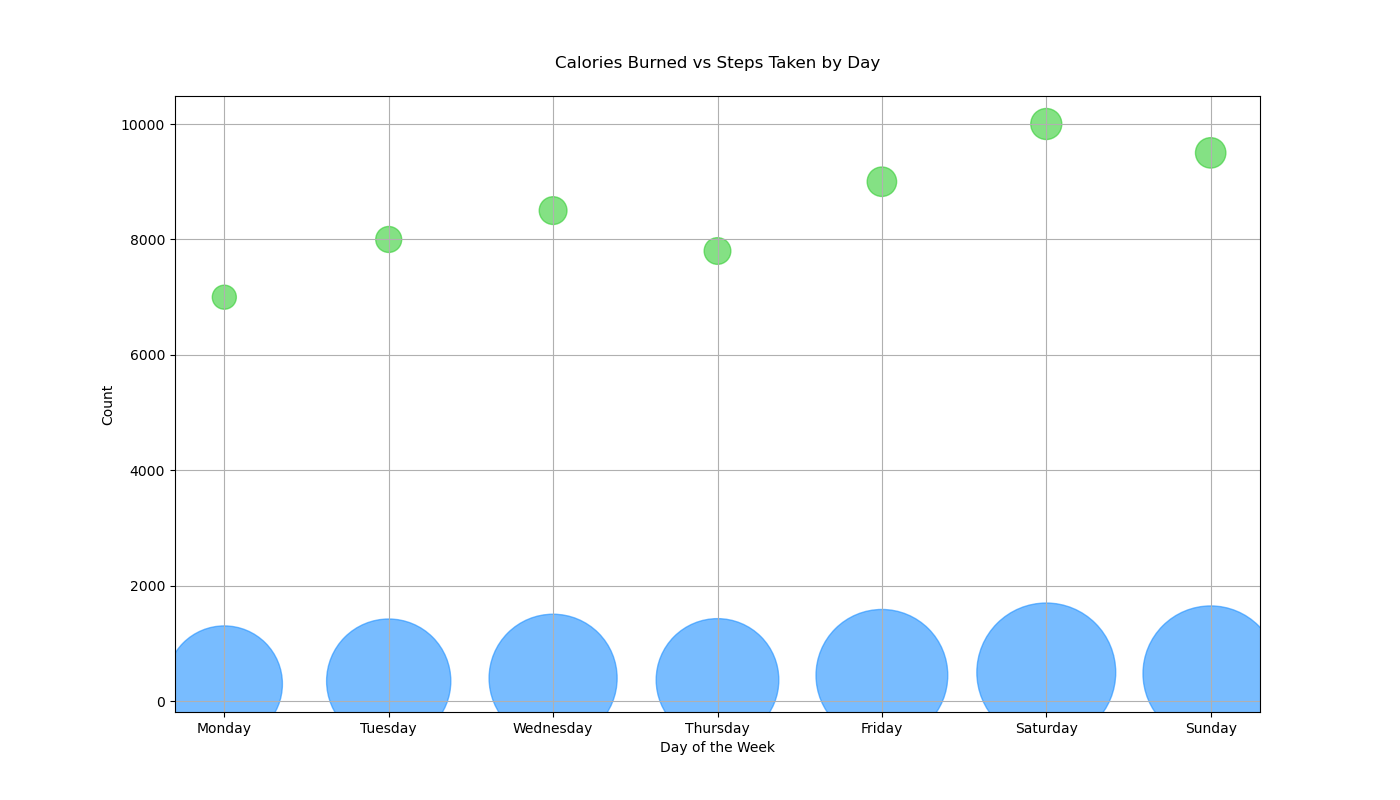

Write Python code to recreate this figure.

import matplotlib.pyplot as plt

# Data points
days = ["Monday", "Tuesday", "Wednesday", "Thursday", "Friday", "Saturday", "Sunday"]
calories_burned = [300, 350, 400, 370, 450, 500, 480]
steps_taken = [7000, 8000, 8500, 7800, 9000, 10000, 9500]

# Mapped days to x-axis numerical values to plot
day_mapping = {day: i for i, day in enumerate(days)}
day_indices = [day_mapping[day] for day in days]

# Scatterplot
plt.figure(figsize=(14, 8))  # Modify the width and height of the chart
plt.scatter(day_indices, calories_burned, s=steps_taken, c='#1E90FF', alpha=0.6)  # Modify color using a specific color code
plt.scatter(day_indices, steps_taken, s=calories_burned, c='#32CD32', alpha=0.6)  # Add another set of data points

# Customizing the plot
plt.title('Calories Burned vs Steps Taken by Day', pad=20)
plt.xlabel('Day of the Week')
plt.ylabel('Count')
plt.xticks(day_indices, days)  # Set x-axis ticks to be the days of the week
plt.grid(True)

# Show plot
plt.show()
